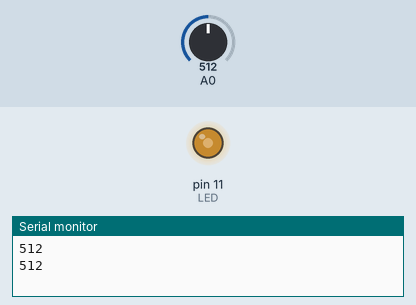
This sketch was run on a simulated Arduino Uno, built with avr-gcc and run on an emulated ATmega328P. Parts: output pins drawn as LEDs (lit = HIGH), the last lines printed to the serial monitor. The test bench sets the inputs (shaded band); at power-on: A0 = 512.

Above: at 1.8 s.
1.9 s: A0 set to 716
At 3.2 s:
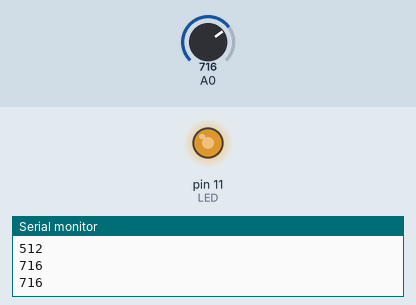
3.5 s: A0 set to 900
At 4.7 s:
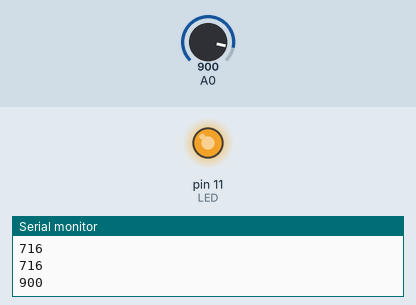
5.5 s: A0 set to 122
At 6.3 s:
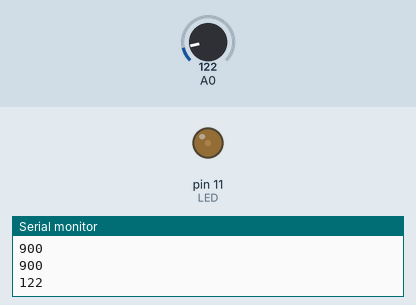
7.5 s: A0 set to 0
At 9.0 s:
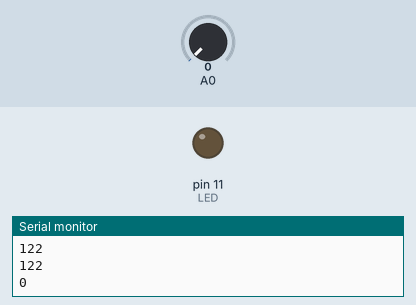
Timing chart, 0 to 10.5 s (numbered marks = the images above; inputs shaded):
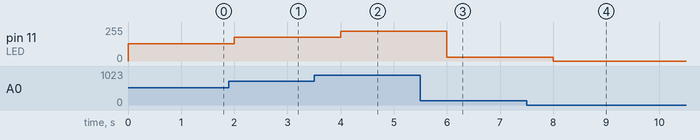

Measured:
- after the input at 1.9 s, pin 11 (LED): 128/255 → 179/255 after 0.10 s
- after the input at 3.5 s, pin 11 (LED): 179/255 → 225/255 after 0.50 s
- after the input at 5.5 s, pin 11 (LED): 225/255 → 30/255 after 0.50 s
- after the input at 7.5 s, pin 11 (LED): 30/255 → 0/255 after 0.50 s

The sketch:

serial_sensor1.ino
```cpp
// serial_sensor.ino
const int LED = 11;
int result = 0;
const int SENSOR = 0;
void setup() {
  Serial.begin(9600);
}

void loop() {
  result = analogRead(0);
  // Serial.println(result);
  Serial.print(String(result) + "\n");

  analogWrite(LED, result/4);
  delay(1000);

}
```
